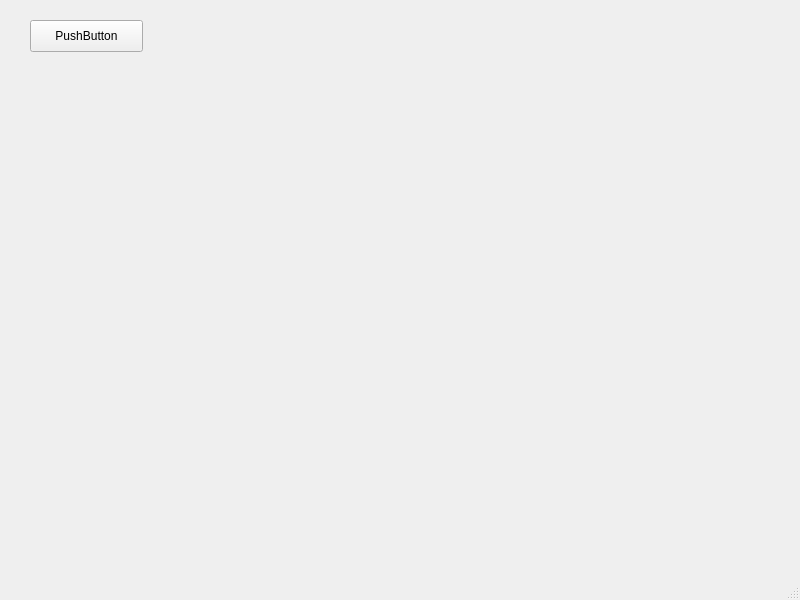
<?xml version="1.0" encoding="UTF-8"?>
<ui version="4.0">
 <class>MainWindow</class>
 <widget class="QMainWindow" name="MainWindow">
  <property name="geometry">
   <rect>
    <x>0</x>
    <y>0</y>
    <width>800</width>
    <height>600</height>
   </rect>
  </property>
  <property name="windowTitle">
   <string>MainWindow</string>
  </property>
  <widget class="QWidget" name="centralwidget">
   <widget class="QPushButton" name="pushButton">
    <property name="geometry">
     <rect>
      <x>30</x>
      <y>20</y>
      <width>113</width>
      <height>32</height>
     </rect>
    </property>
    <property name="text">
     <string>PushButton</string>
    </property>
   </widget>
  </widget>
  <widget class="QMenuBar" name="menubar">
   <property name="geometry">
    <rect>
     <x>0</x>
     <y>0</y>
     <width>800</width>
     <height>22</height>
    </rect>
   </property>
  </widget>
  <widget class="QStatusBar" name="statusbar"/>
 </widget>
 <resources/>
 <connections/>
</ui>
